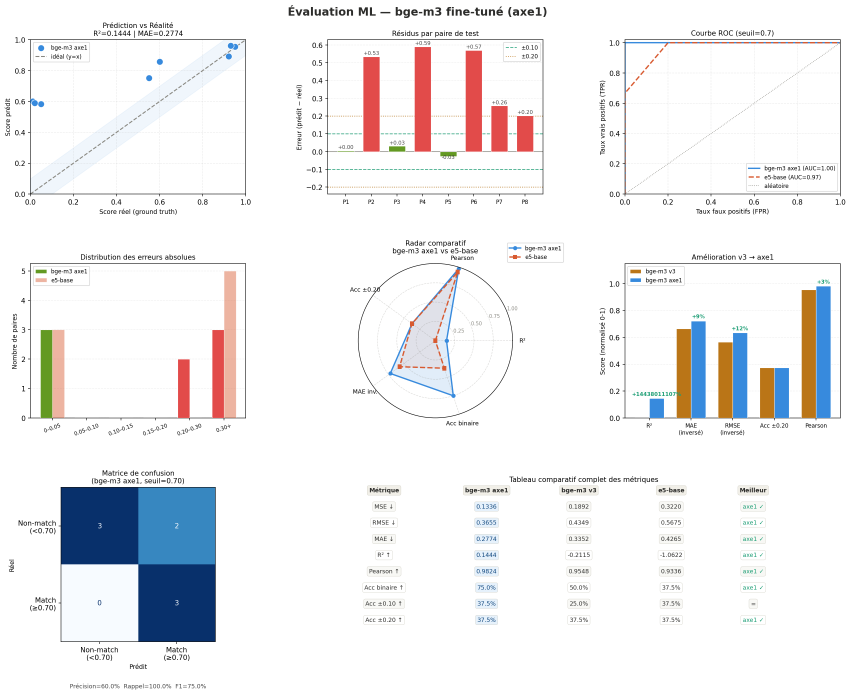
#> input picture bge_m3_axe1_evaluation.png, 2552 x 2083 px (shown at 1/3 size)
$ python -i utils_image.py   (imports and definitions only)
#> lines starting #> are read from the running program, lines starting #| are printed output that depends on the picture; after the words box and inside, x2 and y2 are one past the last pixel; in counts of white or black regions, pixels touching at a corner belong together
#> further down, picture is the input picture: PIL image 2552x2083 RGBA; mean R, G, B, A 239.8, 239.6, 241.2, 255
import cv2
import numpy as np
from PIL import Image
from typing import Optional
import os
import pytesseract

# Chemin Tesseract : Windows seulement (sous Linux/Docker, Tesseract est dans le PATH)
if os.name == 'nt':
    pytesseract.pytesseract.tesseract_cmd = r'C:\Program Files\Tesseract-OCR\tesseract.exe'


def preprocess_image_for_ocr(image: Image.Image) -> Image.Image:
    """Prétraitement complet d'une image CV pour améliorer l'OCR."""
    img = np.array(image.convert("RGB"))

    # 1. Upscale si résolution trop faible (min 300 DPI estimé)
    h, w = img.shape[:2]
#> h = 2083; w = 2552
    if max(h, w) < 2000:
        scale = 2000 / max(h, w)
        img = cv2.resize(img, None, fx=scale, fy=scale,
                         interpolation=cv2.INTER_CUBIC)

    # 2. Conversion en niveaux de gris
    gray = cv2.cvtColor(img, cv2.COLOR_RGB2GRAY)
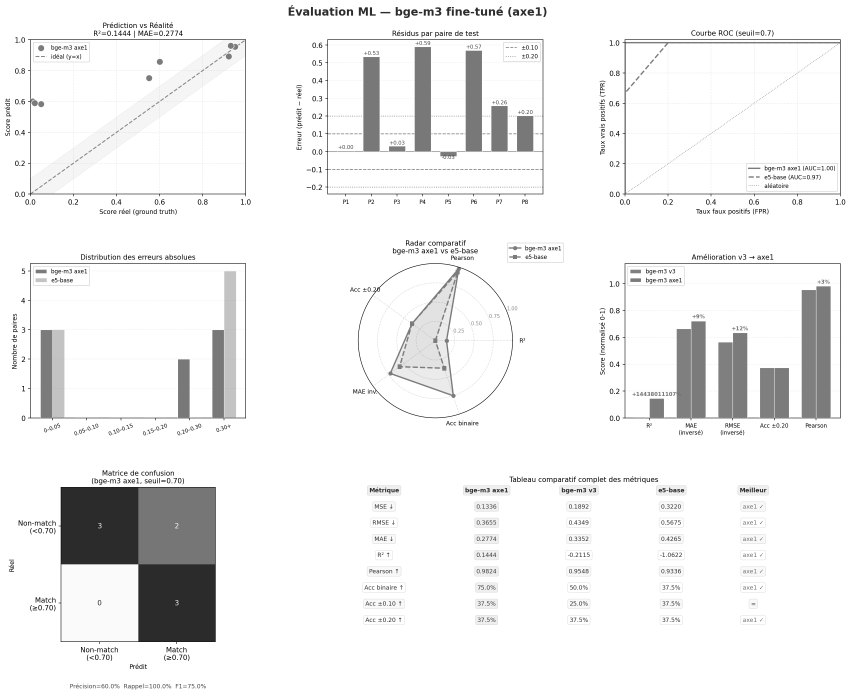
#> gray: shape (2083, 2552) (shown at 1/3 size); min 0, max 255, mean 239.9

    # 3. Amélioration du contraste (CLAHE)
    clahe = cv2.createCLAHE(clipLimit=2.0, tileGridSize=(8, 8))
    gray = clahe.apply(gray)

    # 4. Débruitage
    gray = cv2.fastNlMeansDenoising(gray, h=10)

    # 5. Binarisation adaptative (robuste aux fonds colorés)
    binary = cv2.adaptiveThreshold(
        gray, 255,
        cv2.ADAPTIVE_THRESH_GAUSSIAN_C,
        cv2.THRESH_BINARY, 31, 10
    )
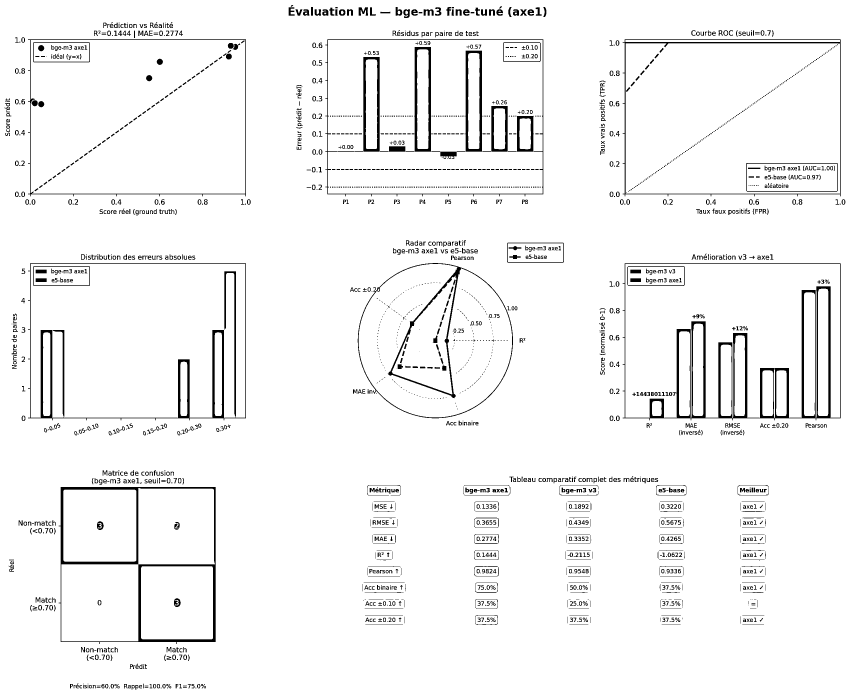
#> binary: shape (2083, 2552) (shown at 1/3 size); 95.9% white; 2213 black regions (744 under 20 px), largest, box (x1, y1, x2, y2) and area: (1868, 790, 2522, 1261) 30627, (84, 790, 738, 1261) 19428, (176, 1461, 647, 1932) 16811

    # 6. Correction inclinaison (deskew)
    binary = deskew_image(binary)

    return Image.fromarray(binary)


def deskew_image(binary: np.ndarray) -> np.ndarray:
    """Corrige l'inclinaison d'une image binarisée."""
    coords = np.column_stack(np.where(binary < 128))
#> coords = 219907 pairs, first value 15 to 2068, second value 14 to 2535
    if len(coords) < 100:
        return binary
    angle = cv2.minAreaRect(coords)[-1]
#> angle = -89.5
    if angle < -45:
        angle = 90 + angle
#> angle = 0.5
    if abs(angle) > 0.5:
        (h, w) = binary.shape
#> h = 2083; w = 2552
        center = (w // 2, h // 2)
#> center = (1276, 1041)
        M = cv2.getRotationMatrix2D(center, angle, 1.0)
#> M = [[1, 0.00873, -9.04], [-0.00873, 1, 11.18]]
        binary = cv2.warpAffine(binary, M, (w, h),
                                flags=cv2.INTER_CUBIC,
                                borderMode=cv2.BORDER_REPLICATE)
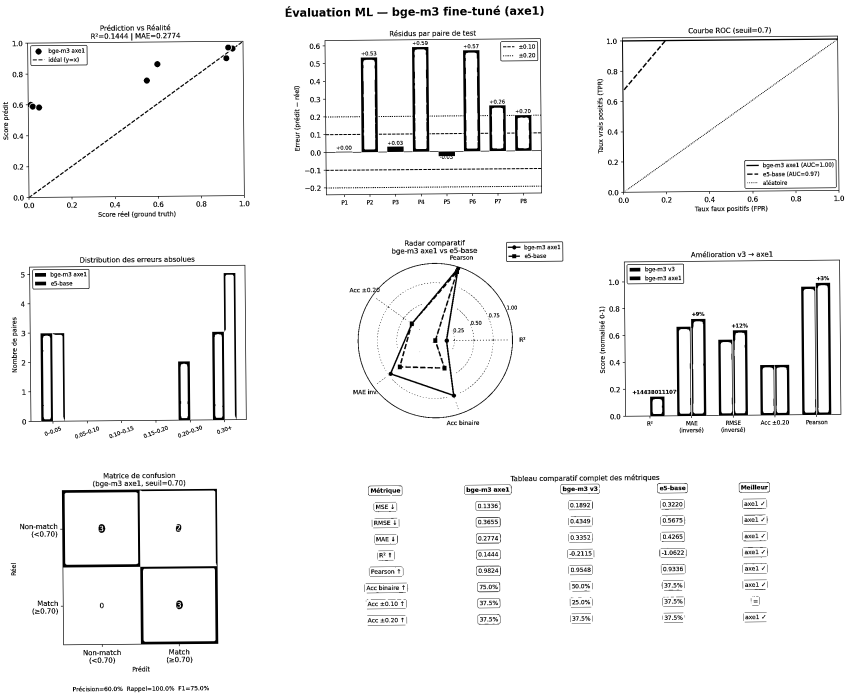
#> binary: shape (2083, 2552) (shown at 1/3 size); min 0, max 255, mean 244.4
    return binary


def ocr_with_best_config(image: Image.Image) -> str:
    """Lance Tesseract avec plusieurs configs et retourne le meilleur résultat."""
    configs = [
        "--oem 3 --psm 6 -l fra+eng",  # bloc texte uniforme (CVs)
        "--oem 3 --psm 3 -l fra+eng",  # segmentation automatique
        "--oem 3 --psm 4 -l fra+eng",  # colonne simple
    ]
    results = []
    for cfg in configs:
        txt = pytesseract.image_to_string(image, config=cfg)
        results.append((len(txt.strip()), txt))

    # Retourne le résultat le plus long (le plus riche)
    return max(results, key=lambda x: x[0])[1]


def clean_ocr_text(text: str) -> str:
    """Nettoie le texte OCR : artefacts, lignes parasites, doublons."""
    import re
    lines = text.splitlines()
    cleaned = []
    for line in lines:
        line = line.strip()
        # Ignore lignes trop courtes ou parasites (------, ======)
        if len(line) < 2 or re.fullmatch(r'[-=_|.]{3,}', line):
            continue
        # Corrige espaces multiples
        line = re.sub(r' {2,}', ' ', line)
        cleaned.append(line)
    return '\n'.join(cleaned)

>>> from PIL import Image
>>> picture = Image.open('bge_m3_axe1_evaluation.png')
>>> result = preprocess_image_for_ocr(picture)

$ run again, on model_accuracy.png
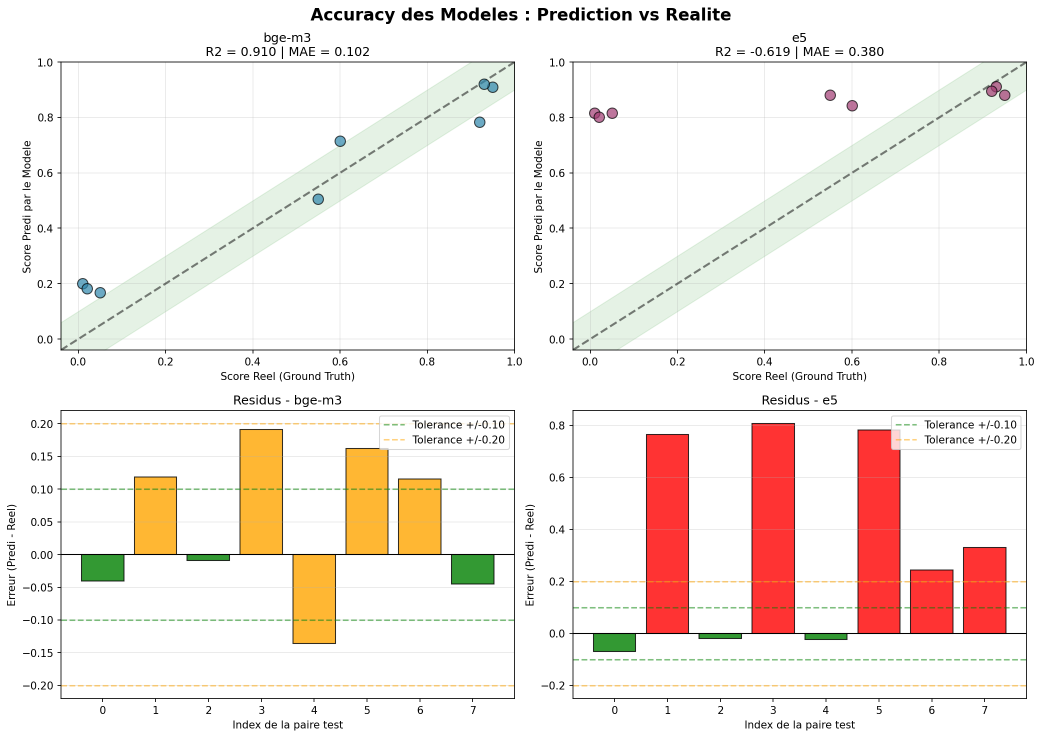
#> input picture model_accuracy.png, 2084 x 1475 px (shown at 1/2 size)
#> picture is the input picture: PIL image 2084x1475 RGBA; mean R, G, B, A 245.6, 237, 232, 255
#> in preprocess_image_for_ocr, `gray = cv2.cvtColor(img, cv2.COLOR_RGB2GRAY)`:
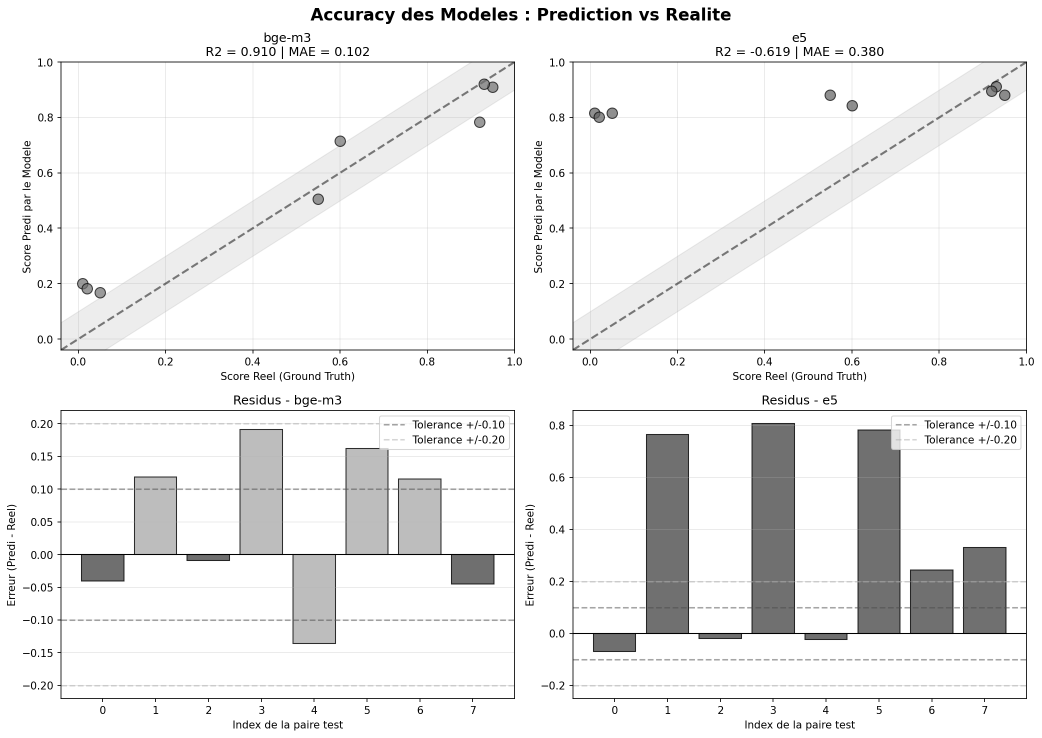
#> gray: shape (1475, 2084) (shown at 1/2 size); min 0, max 255, mean 239
#> in preprocess_image_for_ocr, `binary = cv2.adaptiveThreshold( gray, 255, cv2.ADAPTIVE_THRESH_GAUSSIA..`:
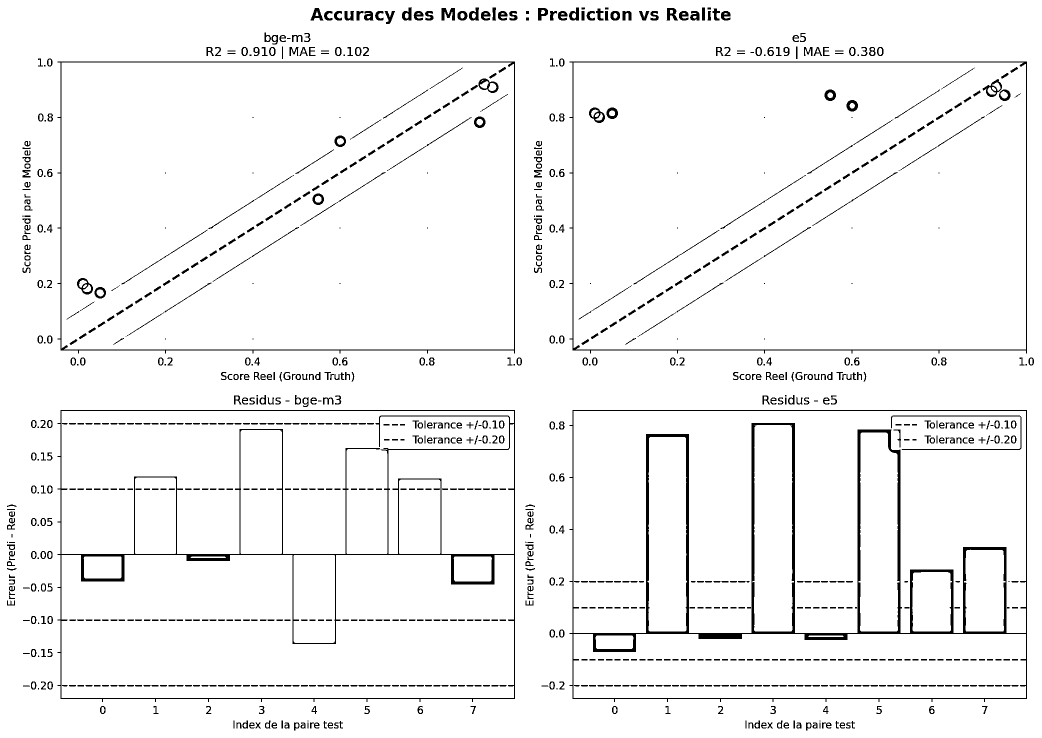
#> binary: shape (1475, 2084) (shown at 1/2 size); 95.7% white; 1022 black regions (98 under 20 px), largest, box (x1, y1, x2, y2) and area: (1139, 820, 2054, 1404) 31589, (115, 820, 1030, 1404) 17902, (1139, 123, 2054, 707) 6183
#> coords = 131152 pairs, first value 15 to 1460, second value 14 to 2067
#> in deskew_image, `angle = cv2.minAreaRect(coords)[-1]`: angle = -90
#> in deskew_image, `angle = 90 + angle`: angle = 0
